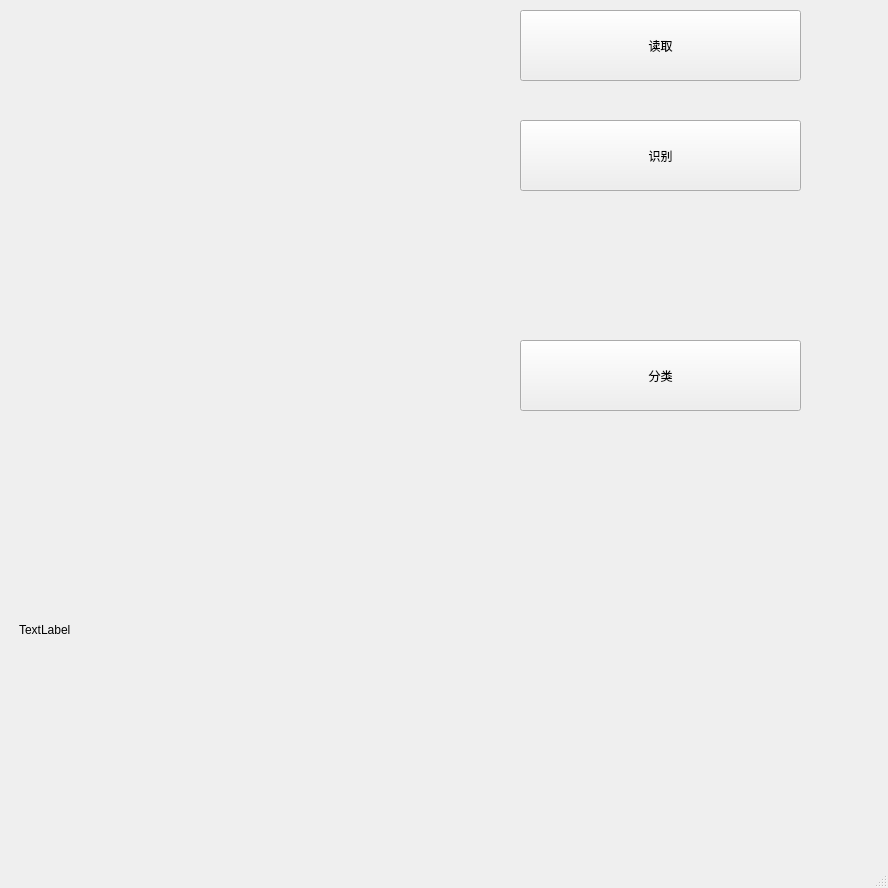
<?xml version="1.0" encoding="UTF-8"?>
<ui version="4.0">
 <class>MainWindow</class>
 <widget class="QMainWindow" name="MainWindow">
  <property name="geometry">
   <rect>
    <x>0</x>
    <y>0</y>
    <width>888</width>
    <height>888</height>
   </rect>
  </property>
  <property name="windowTitle">
   <string>MainWindow</string>
  </property>
  <widget class="QWidget" name="centralwidget">
   <widget class="QPushButton" name="pushButton">
    <property name="geometry">
     <rect>
      <x>520</x>
      <y>10</y>
      <width>281</width>
      <height>71</height>
     </rect>
    </property>
    <property name="text">
     <string>读取</string>
    </property>
   </widget>
   <widget class="QLabel" name="label">
    <property name="geometry">
     <rect>
      <x>19</x>
      <y>430</y>
      <width>850</width>
      <height>400</height>
     </rect>
    </property>
    <property name="text">
     <string>TextLabel</string>
    </property>
   </widget>
   <widget class="QLabel" name="label_2">
    <property name="geometry">
     <rect>
      <x>0</x>
      <y>10</y>
      <width>400</width>
      <height>400</height>
     </rect>
    </property>
    <property name="text">
     <string/>
    </property>
   </widget>
   <widget class="QLabel" name="label_3">
    <property name="geometry">
     <rect>
      <x>520</x>
      <y>230</y>
      <width>281</width>
      <height>71</height>
     </rect>
    </property>
    <property name="text">
     <string/>
    </property>
   </widget>
   <widget class="QPushButton" name="pushButton_2">
    <property name="geometry">
     <rect>
      <x>520</x>
      <y>120</y>
      <width>281</width>
      <height>71</height>
     </rect>
    </property>
    <property name="text">
     <string>识别</string>
    </property>
   </widget>
   <widget class="QPushButton" name="pushButton_3">
    <property name="geometry">
     <rect>
      <x>520</x>
      <y>340</y>
      <width>281</width>
      <height>71</height>
     </rect>
    </property>
    <property name="text">
     <string>分类</string>
    </property>
   </widget>
  </widget>
  <widget class="QMenuBar" name="menubar">
   <property name="geometry">
    <rect>
     <x>0</x>
     <y>0</y>
     <width>888</width>
     <height>22</height>
    </rect>
   </property>
  </widget>
  <widget class="QStatusBar" name="statusbar"/>
 </widget>
 <resources/>
 <connections/>
</ui>
